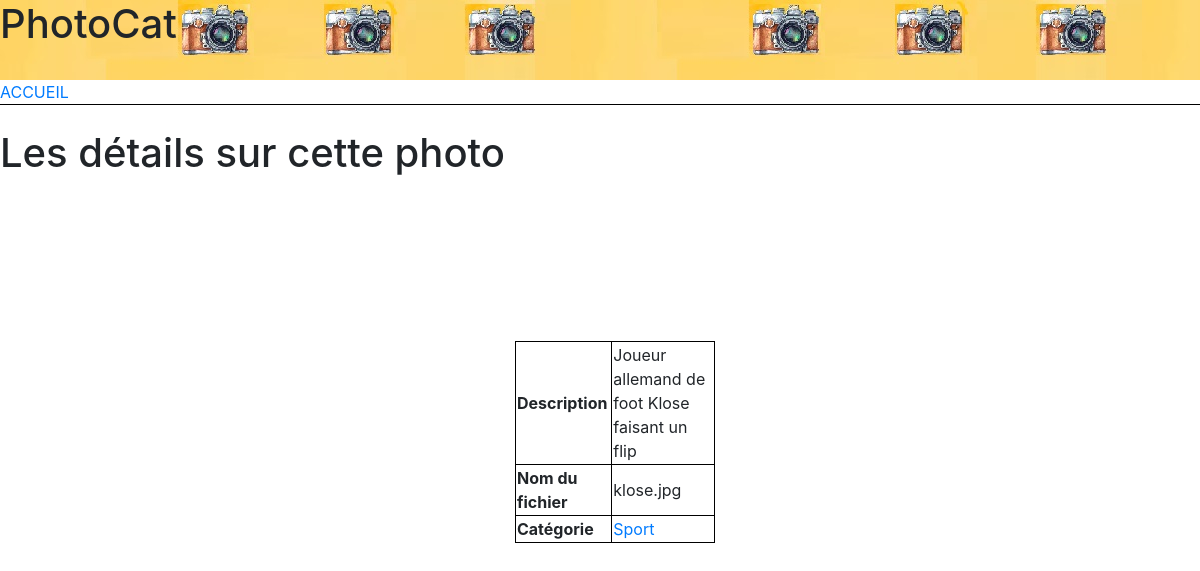
Page /details.php?photoId=2 on the earlier database version.
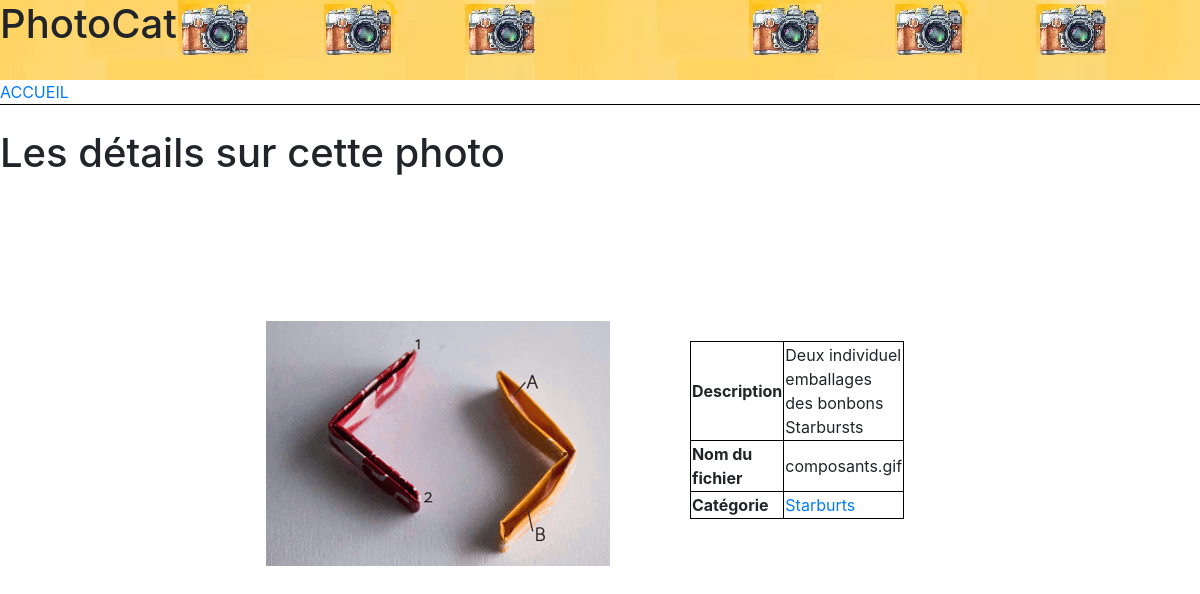
Same page on the later database version.
### tables this page shows
CREATE TABLE IF NOT EXISTS Photo (
  photoId int NOT NULL AUTO_INCREMENT,
  nomFich varchar(255) NOT NULL,
  description varchar(255) NOT NULL,
  catId int NOT NULL,
  utilId int NOT NULL,
  PRIMARY KEY (photoId),
  FOREIGN KEY (catId) REFERENCES Categorie (catId),
  FOREIGN KEY (utilId) REFERENCES utilisateur (utilId)
);

CREATE TABLE IF NOT EXISTS Categorie (
  catId int NOT NULL AUTO_INCREMENT,
  nomCat varchar(255) NOT NULL,
  PRIMARY KEY (catId)
);

### bd.php (called while the page is built, shortened)
<?php
function executeQuery($link, $query)
{
	$resultat = mysqli_query($link, $query) ;
	if($resultat == FALSE){
		printf("Échec de la requête". mysqli_error($link)) ;
	}
	else {
		return $resultat;
	}
}
?>

### details.php (the view, shortened to what this page needs)
<?php session_start();
require_once ('bd.php');
require_once ('function.php');
$photoId = $_GET['photoId'];
$conn = getConnection('localhost', "p1926029", "ef5d0c", "p1926029");
?>
<!doctype html>
<html lang="fr">
<head>
    <link rel="stylesheet" href="bootstrap.css">
    <link rel="stylesheet" href="accueil.css">
</head>
<body>
<div style="background-image:url(img/accueil_bis.jpg);" ><B><h1>PhotoCat</h1></B><br> </div>
	<nav class="crumbs">
	<?php
	if(empty($_SESSION['pseudo']) && empty($_SESSION['motdepasse'])){
		echo "<a href='https://bdw1.univ-lyon1.fr/p1926029/BDW1-ProjetFinale/bdw1_projet/accueil.php'>ACCUEIL</a>";
	}
?>
	</nav><br>
<?php
details($photoId, $conn);
function details($ImageId, $link) {?>
    <h1>Les détails sur cette photo</h1><br><br><p> <p><br><br>
    <?php
    $resultat_imNom = executeQuery($link, "SELECT nomFich FROM Photo WHERE photoId = $ImageId");
    $row_imNom = $resultat_imNom->fetch_assoc();
    $images = glob($GLOBALS['dir'] . $row_imNom["nomFich"], GLOB_BRACE);?>
	<div class="row justify-content-center " style="margin:1em;padding:0;">
   <div  class="row justify-content-start p-2">
   <div class="col-4" >
   <?php foreach ($images as $image):
        echo "<img src='" . $image . "' hspace = '10' border = '5'/>";
    endforeach;
    $resultat_description = executeQuery($link, "SELECT description FROM Photo WHERE photoId = $ImageId");
    $row_description = $resultat_description->fetch_assoc();
    $resultat_cat = executeQuery($link, "SELECT nomCat FROM Categorie WHERE catId = (SELECT catId FROM Photo WHERE photoId = $ImageId)");
    $row_cat = $resultat_cat->fetch_assoc();
    $resultat_cat_Id = executeQuery($link, "SELECT catId FROM Photo WHERE photoId = $ImageId");
    $row_cat_id = $resultat_cat_Id->fetch_assoc();
    ?>
	</div>
	<div class="col-8" >
    <table>
        <tr>
            <th>Description</th>
            <td>
                <?php
                echo $row_description['description'];
                ?>
            </td>
        </tr>
        <tr>
        <th>Nom du fichier</th>
        <td>
            <?php
            echo $row_imNom['nomFich'];
            ?>
        </td>
        </tr>
        <tr>
            <th>Catégorie</th>
            <td>
                <?php
                echo "<a href='accueil.php?catId=" . $row_cat_id['catId']. "'>" . $row_cat['nomCat'] . "</a>";
                ?>
            </td>
        </tr>
    </table>
	</div>
	</div>
	</div>
				<?php
}	?>
</body>
</html>

Differences in the rows shown:
no longer on this page (row edited): categorie: nomCat "Sport"
changed photo: description "Joueur allemand de foot Klose faisant un flip" → "Deux individuel emballages des bonbons Starbursts"; nomFich "klose.jpg" → "composants.gif"
now on this page (row edited): categorie: nomCat "Starburts"
